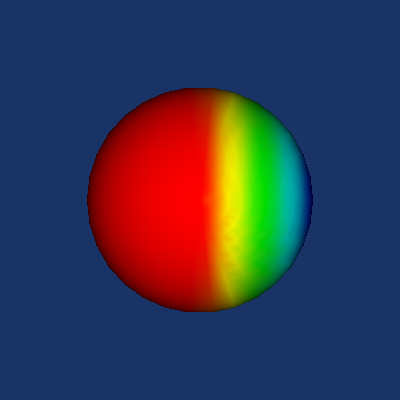

Write Python code to recreate this figure.
#!/usr/bin/env python

# Demonstrate vtkMergeVectorComponents by creating three scalar arrays
# on a sphere (one per component), merging them into a vector, and
# rendering the sphere colored by the merged vector magnitude.

# Factory overrides
import vtkmodules.vtkInteractionStyle  # noqa: F401
import vtkmodules.vtkRenderingOpenGL2  # noqa: F401

from vtkmodules.vtkCommonCore import vtkDoubleArray
from vtkmodules.vtkCommonDataModel import vtkDataObject
from vtkmodules.vtkFiltersGeneral import vtkMergeVectorComponents
from vtkmodules.vtkFiltersSources import vtkSphereSource
from vtkmodules.vtkRenderingCore import (
    vtkActor,
    vtkPolyDataMapper,
    vtkRenderWindow,
    vtkRenderWindowInteractor,
    vtkRenderer,
)

# Create a sphere
sphere = vtkSphereSource()
sphere.SetRadius(5.0)
sphere.SetPhiResolution(30)
sphere.SetThetaResolution(30)
sphere.Update()

dataset = sphere.GetOutput()

# Create three scalar arrays for point data
x_arr = vtkDoubleArray()
x_arr.SetNumberOfValues(dataset.GetNumberOfPoints())
x_arr.SetName("xPD")

y_arr = vtkDoubleArray()
y_arr.SetNumberOfValues(dataset.GetNumberOfPoints())
y_arr.SetName("yPD")

z_arr = vtkDoubleArray()
z_arr.SetNumberOfValues(dataset.GetNumberOfPoints())
z_arr.SetName("zPD")

for i in range(dataset.GetNumberOfPoints()):
    pt = dataset.GetPoint(i)
    x_arr.SetValue(i, pt[0])
    y_arr.SetValue(i, pt[1])
    z_arr.SetValue(i, pt[2])

dataset.GetPointData().AddArray(x_arr)
dataset.GetPointData().AddArray(y_arr)
dataset.GetPointData().AddArray(z_arr)

# Merge the three scalar arrays into a vector
merge = vtkMergeVectorComponents()
merge.SetInputData(dataset)
merge.SetXArrayName("xPD")
merge.SetYArrayName("yPD")
merge.SetZArrayName("zPD")
merge.SetAttributeType(vtkDataObject.POINT)
merge.SetOutputVectorName("MergedVector")
merge.Update()

# Render colored by merged vector magnitude
mapper = vtkPolyDataMapper()
mapper.SetInputConnection(merge.GetOutputPort())
mapper.SetScalarModeToUsePointFieldData()
mapper.SelectColorArray("MergedVector")
mapper.SetScalarRange(0, 5)

actor = vtkActor()
actor.SetMapper(mapper)

# Renderer
renderer = vtkRenderer()
renderer.AddActor(actor)
renderer.SetBackground(0.1, 0.2, 0.4)

# Window
render_window = vtkRenderWindow()
render_window.AddRenderer(renderer)
render_window.SetSize(400, 400)
render_window.SetWindowName("merge vector components")

# Interactor
interactor = vtkRenderWindowInteractor()
interactor.SetRenderWindow(render_window)

# Scene
renderer.ResetCamera()

interactor.Initialize()
interactor.Start()
